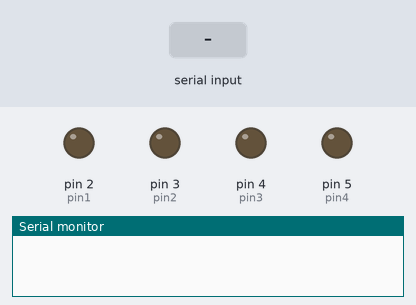
The sketch below on a simulated Arduino Uno, built with avr-gcc and run on an emulated ATmega328P. Shown: output pins drawn as LEDs (lit = HIGH), the last lines printed to the serial monitor. The test bench sets the inputs (shaded band).

Above: at 1.2 s.
1.3 s: "F" received over Serial
At 2.7 s:
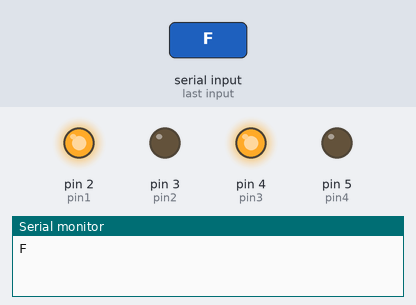
3.0 s: "B" received over Serial
At 4.2 s:
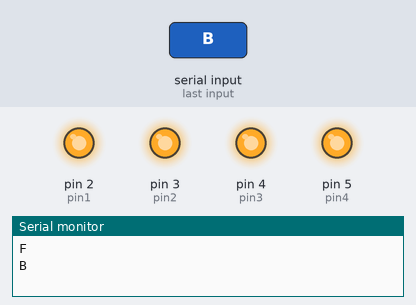
Timing chart, 0 to 6.0 s (numbered marks = the images above; inputs shaded):
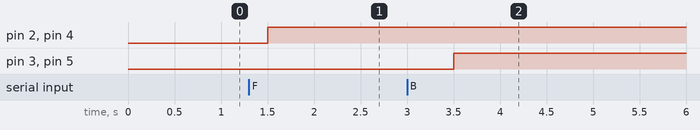

Measured:
- after the input at 1.3 s, pin 2 (pin1), pin 4 (pin3): LOW → HIGH after 0.20 s
- after the input at 3.0 s, pin 3 (pin2), pin 5 (pin4): LOW → HIGH after 0.50 s

The sketch:

motot_bluethoot.ino
```cpp
//#include <SoftwareSerial.h>
//SoftwareSerial mySerial(10, 11);
char data;
int pin1 = 2;
int pin2 = 3;
int pin3 = 4;
int pin4 = 5;
//int pinNa= 9;
const int led = 13;
void setup() {
  Serial.begin(9600);
  pinMode(pin1, OUTPUT);
  pinMode(pin2, OUTPUT);
  pinMode(pin3, OUTPUT);
  pinMode(pin4, OUTPUT);
  //pinMode(pinNa,OUTPUT);
}

void loop() {
  if(Serial.available()) {
    data = Serial.read();
    Serial.println(data);
  }
    /*int nilaiA = Serial.read();
    //int nilaiB = mySerial.read();
    //int nilaiJ = (nilaiA * 255) + nilaiB;
    switch (data) {
      case '1':
        digitalWrite(pinNa, 155);
        break;
      case '2':
        digitalWrite(pinNa, 165);
        break;
      case '3':
        digitalWrite(pinNa, 175);
        break;
      case '4':
        digitalWrite(pinNa, 185);
        break;
      case '5':
        digitalWrite(pinNa, 195);
        break;
      default:
        break;
    }

    switch (data) {
      case '6':
        digitalWrite(pinNa, 205);
        break;
      case '7':
        digitalWrite(pinNa, 215);
        break;
      case '8':
        digitalWrite(pinNa, 225);
        break;
      case '9':
        digitalWrite(pinNa, 245);
        break;
      case 'q':
        digitalWrite(pinNa, 255);
        break;
      default:
        break;
    }*/


    if(data == 'F') {
      //MAJU
      digitalWrite(pin1, HIGH);
      digitalWrite(pin3, HIGH);
    }
    else if(data == 'B') {
      //MUNDUR
      digitalWrite(pin2, HIGH);
      digitalWrite(pin4, HIGH);
    }
    else if(data == 'L') {
      //PUTER KIRI
      digitalWrite(pin3, HIGH);
    }
    else if(data == 'R') {
      //PUTER KANAN
      digitalWrite(pin1, HIGH);
    }
    else if(data == 'S') {
      //STOP
      digitalWrite(pin1, LOW);
      digitalWrite(pin2, LOW);
      digitalWrite(pin3, LOW);
      digitalWrite(pin4, LOW);
    }
    else if(data == 'W') {
      digitalWrite(led, HIGH);
    }
    else if(data == 'w') {
      digitalWrite(led, LOW);
    }
    delay(500);
}
```
